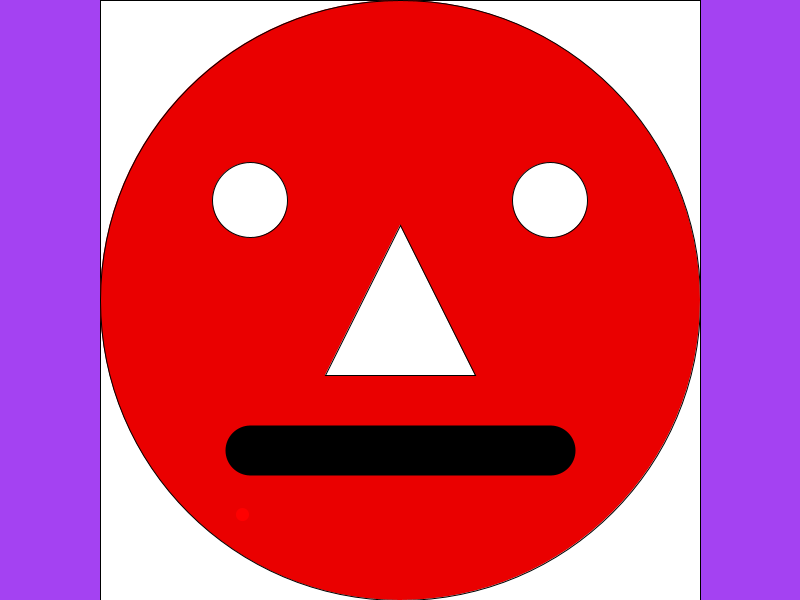
Frame 1 (no input)
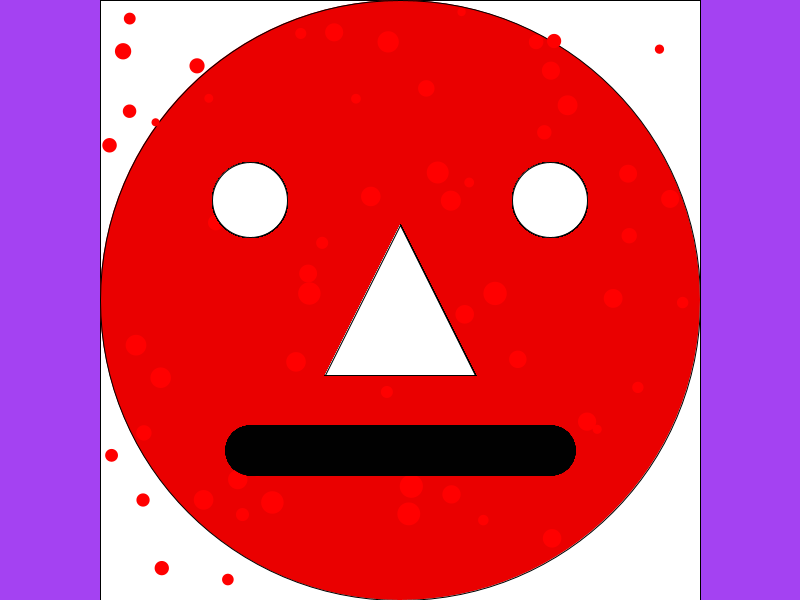
Frame 60 (the mouse pressed at the canvas centre just before this capture)
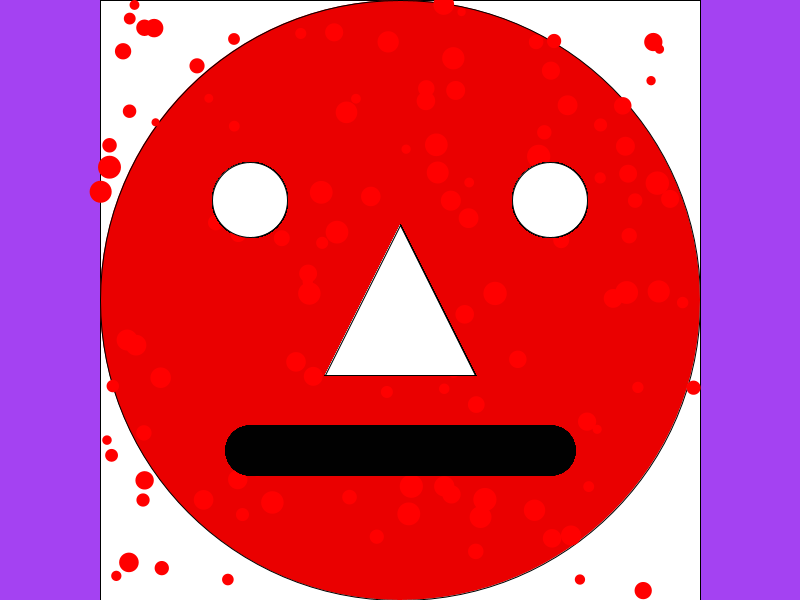
Frame 120 (the mouse held since frame 60 and released just before this capture)

The Processing sketch that drew these frames (run headless with seeded random() and noise(); from frame 60 on, the mouse is pressed at the canvas centre):

// Processing sketch: measels_2
// ── measels_2.pde
//Global Variables
float xFace, yFace, widthDiameterFace, heightDiameterFace, faceRadius, xCenter, smallerDimension;
float xLeftEye, yLeftEye, xRightEye, yRightEye, eyeDiameter;
float xNoseBridge, yNoseBridge, xLeftNostril, yLeftNostril, xRightNostril, yRightNostril;
float xLeftMouth, yLeftMouth, xRightMouth, yRightMouth;
int thack=50;
float xMeasle, yMeasle, measleDiameter;
color resetWhite=#FFFFFF, red=#FF0000; //similar to int declaration
color backgroundColour;
Boolean nightMode=false;
//
void setup()
{
  //CANVAS will will be added to later
  size(800, 600); //Landscape
  //
  //Population
  xCenter = width/2;
  float yCenter = height/2;
  xFace = xCenter;
  yFace = yCenter;
  if ( width >= height ) {
    smallerDimension = height;
  } else {
    smallerDimension = width;
  }//End dimension choice
  widthDiameterFace = smallerDimension;
  heightDiameterFace = smallerDimension;
  xLeftEye = xCenter-smallerDimension*1/4;
  yLeftEye = yCenter-smallerDimension*1/6;
  xRightEye = xCenter+smallerDimension*1/4;
  yRightEye = yCenter-smallerDimension*1/6;
  eyeDiameter = smallerDimension*1/8;
  xNoseBridge = xCenter;
  yNoseBridge = yCenter-smallerDimension*1/8;
  xLeftNostril = xCenter-smallerDimension*1/8; 
  yLeftNostril = yCenter+smallerDimension*1/8;
  xRightNostril = xCenter+smallerDimension*1/8;
  yRightNostril = yLeftNostril;
  xLeftMouth = xLeftEye;
  yLeftMouth = yCenter+smallerDimension*1/4;
  xRightMouth = xRightEye;
  yRightMouth = yLeftMouth;
  faceRadius = smallerDimension/2;
  //
  backgroundColour = ( nightMode==true ) ? color( random(255), random(255), 0 ) : color( random(255), random(255), random(255) ) ; //ternary operator, similar to IF-Else
  background( backgroundColour );
  rect(xCenter-faceRadius, 0, 2*faceRadius, smallerDimension); //See X&Y Measles Random Postioning
  fill(#EA0000);
  ellipse(xFace, yFace, widthDiameterFace, heightDiameterFace);
  fill(#FFFFFF);
  //
}//End setup
//
void draw()
{
  ellipse(xLeftEye, yLeftEye, eyeDiameter, eyeDiameter);
  //rect(0,0,800,100);
  ellipse(xRightEye, yRightEye, eyeDiameter, eyeDiameter);
  triangle(xNoseBridge, yNoseBridge, xLeftNostril, yLeftNostril, xRightNostril, yRightNostril);
  //strokeCap(SQUARE); //ROUND (default), PROJECT
  strokeWeight(thack);
  line(xLeftMouth, yLeftMouth, xRightMouth, yRightMouth);
  strokeWeight(1); //resets default
  //
  xMeasle = random(xCenter-faceRadius, xCenter+faceRadius);
  yMeasle = random(smallerDimension); //if zero is first, then default
  //rect(xCenter-faceRadius, 0, 2*faceRadius, smallerDimension); //working rect() is before FACE in setup()
  fill(red);
  noStroke();
  measleDiameter = random(smallerDimension*1/75, smallerDimension*1/25); //smallerDimension*1/50;
  ellipse(xMeasle, yMeasle, measleDiameter, measleDiameter);
  stroke(1); //reset default
  fill(resetWhite);
  //
}//End draw
//
void keyPressed() {
}//End keyPressed
//
void mousePressed() {
  //Technically, there are 4 ways to code a mouse button press
  //
  if ( mouseButton == LEFT ) { //Night Mode FALSE
    backgroundColour = color( random(255), random(255), random(255) ) ; 
    background( backgroundColour );
    ellipse(xFace, yFace, widthDiameterFace, heightDiameterFace);
  }//End Left Mouse Button
  //
  if ( mouseButton == RIGHT ) { //Night Mode TRUE
    backgroundColour = color( random(255), random(255), 0 );
    background( backgroundColour );
    ellipse(xFace, yFace, widthDiameterFace, heightDiameterFace);
  }//End Right Mouse Button
  //

}//End mousePressed
//
//End MAIN Program
